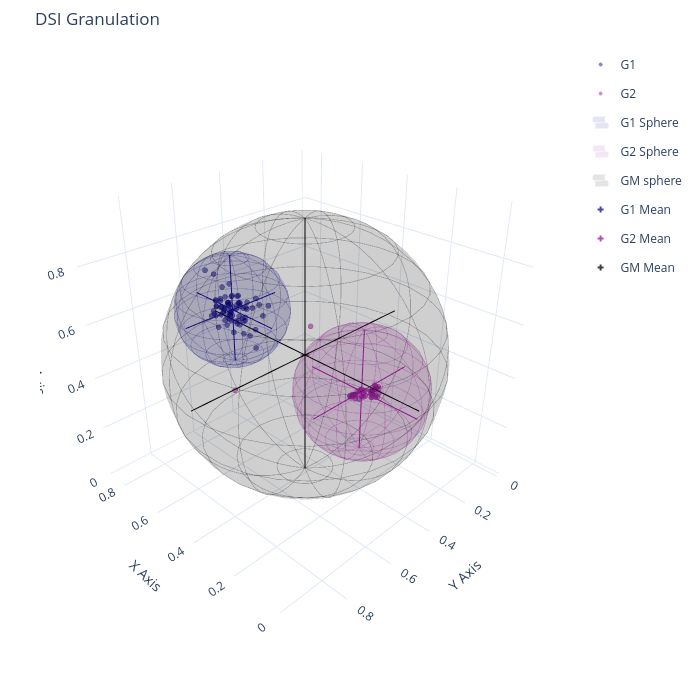

Notebook code cell kept with this figure:
### Code cell
teda.c = np.append(teda.c,teda.gm)   
PlotGranulesSpace(teda,w=700,h=700)
